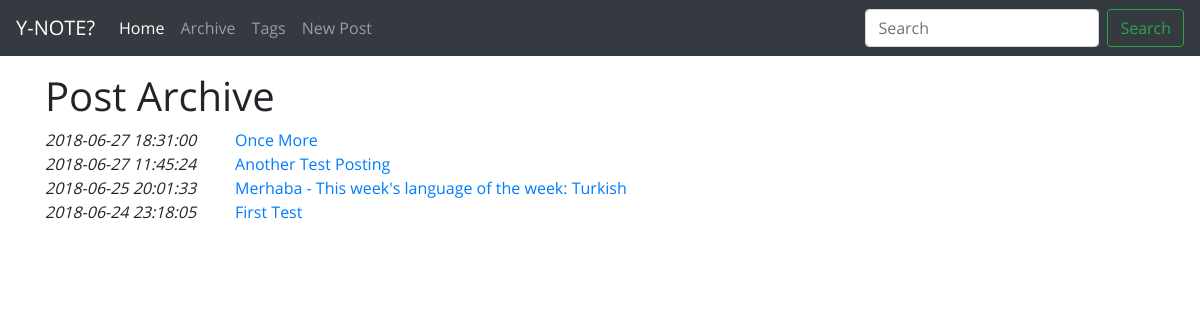
The app's page /archive.php, older data.
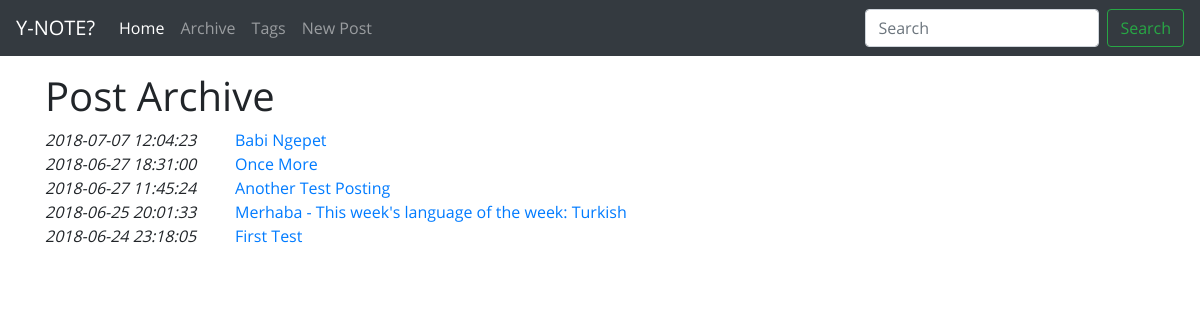
The same page, newer data.
### tables this page shows
CREATE TABLE `posts` (
  `id_post` int(11) NOT NULL AUTO_INCREMENT,
  `date_post` datetime DEFAULT NULL,
  `date_modified` datetime DEFAULT NULL,
  `title_post` varchar(255) DEFAULT NULL,
  `content` text,
  PRIMARY KEY (`id_post`)
);

### archive.php (the view, shortened to what this page needs)
<?php
    include "header.php";
    include "navbar.php";
    include_once "config.php";
    $sql = "SELECT id_post, date_post, title_post FROM posts ORDER BY date_post DESC";
    $result_sql = mysqli_query($db_handle, $sql);
    echo "<h1>Post Archive</h1>";
    while($row = mysqli_fetch_array($result_sql)) {
        echo <<<EOD
    <div class="row">
        <div class="col-md-2">
            <em>{$row['date_post']}</em>
        </div>
        <div class="col-md-10">
            <a href="readpost.php?id-post={$row['id_post']}">{$row['title_post']}</a>
        </div>
    </div>
EOD;
    }
    include "tail.php";

Row changes from the older to the newer data that the page shows:
added posts: date_post "2018-07-07 12:04:23", title_post "Babi Ngepet"
